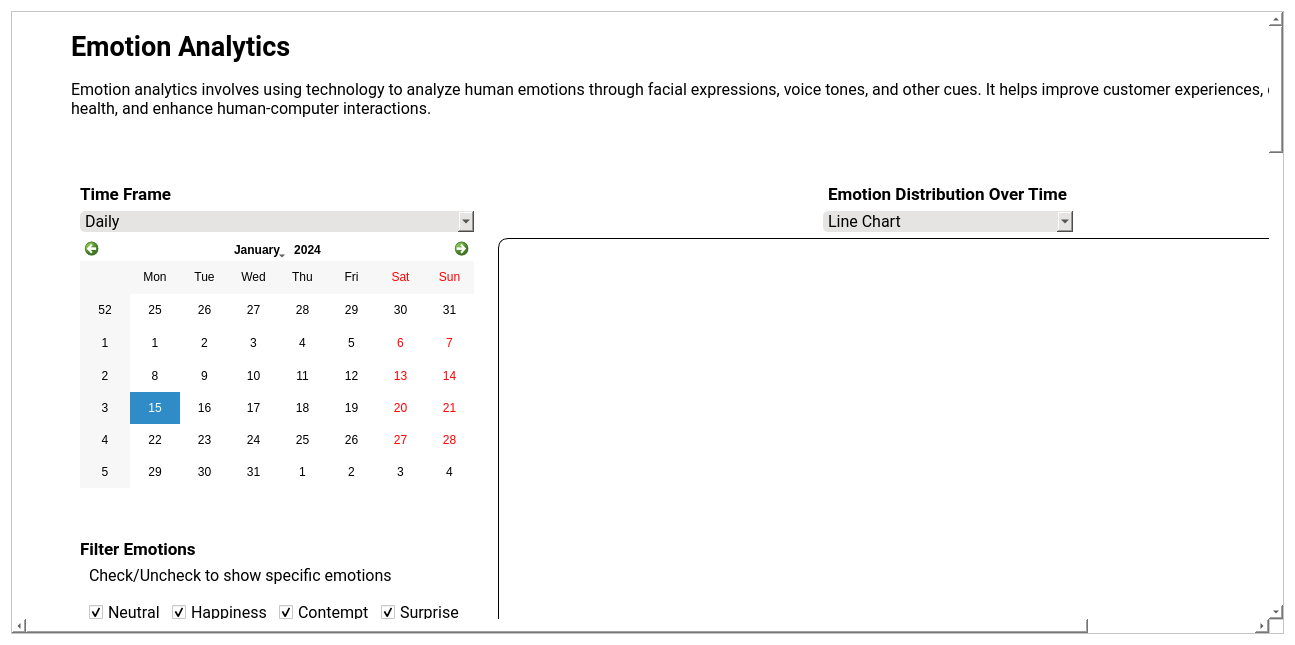
<?xml version="1.0" encoding="UTF-8"?>
<ui version="4.0">
 <class>EmotionAnalyticsWindow</class>
 <widget class="QWidget" name="EmotionAnalyticsWindow">
  <property name="geometry">
   <rect>
    <x>0</x>
    <y>0</y>
    <width>1295</width>
    <height>645</height>
   </rect>
  </property>
  <property name="windowTitle">
   <string>EmoSense</string>
  </property>
  <property name="windowIcon">
   <iconset resource="../../assets/assets.qrc">
    <normaloff>:/icons/images/icons/logo.png</normaloff>:/icons/images/icons/logo.png</iconset>
  </property>
  <property name="styleSheet">
   <string notr="true">background-color: #fff;
color: #000;
</string>
  </property>
  <layout class="QGridLayout" name="gridLayout_2">
   <item row="0" column="0">
    <widget class="QScrollArea" name="scrollArea">
     <property name="widgetResizable">
      <bool>true</bool>
     </property>
     <widget class="QWidget" name="scrollAreaWidgetContents">
      <property name="geometry">
       <rect>
        <x>0</x>
        <y>0</y>
        <width>1458</width>
        <height>2766</height>
       </rect>
      </property>
      <property name="styleSheet">
       <string notr="true">m</string>
      </property>
      <layout class="QVBoxLayout" name="verticalLayout">
       <item>
        <widget class="QWidget" name="widget" native="true">
         <layout class="QGridLayout" name="gridLayout">
          <property name="leftMargin">
           <number>50</number>
          </property>
          <property name="topMargin">
           <number>9</number>
          </property>
          <property name="rightMargin">
           <number>50</number>
          </property>
          <item row="4" column="0" colspan="2">
           <widget class="QWidget" name="widget_4" native="true">
            <layout class="QVBoxLayout" name="verticalLayout_2">
             <item>
              <widget class="QLabel" name="label_2">
               <property name="font">
                <font>
                 <family>Roboto</family>
                 <pointsize>13</pointsize>
                 <bold>true</bold>
                </font>
               </property>
               <property name="text">
                <string>Time Frame</string>
               </property>
              </widget>
             </item>
             <item>
              <widget class="QComboBox" name="comboBox_TimeFrame">
               <property name="minimumSize">
                <size>
                 <width>300</width>
                 <height>0</height>
                </size>
               </property>
               <property name="font">
                <font>
                 <family>Roboto</family>
                 <pointsize>12</pointsize>
                </font>
               </property>
               <property name="styleSheet">
                <string notr="true">background-color: #E5E4E2;
border-radius: 5px;
</string>
               </property>
               <item>
                <property name="text">
                 <string>Daily</string>
                </property>
               </item>
               <item>
                <property name="text">
                 <string>Weekly</string>
                </property>
               </item>
               <item>
                <property name="text">
                 <string>Monthly</string>
                </property>
               </item>
              </widget>
             </item>
             <item>
              <widget class="QCalendarWidget" name="calendarWidget_Date">
               <property name="minimumSize">
                <size>
                 <width>0</width>
                 <height>250</height>
                </size>
               </property>
               <property name="maximumSize">
                <size>
                 <width>16777215</width>
                 <height>16777215</height>
                </size>
               </property>
              </widget>
             </item>
             <item>
              <spacer name="verticalSpacer_4">
               <property name="orientation">
                <enum>Qt::Orientation::Vertical</enum>
               </property>
               <property name="sizeHint" stdset="0">
                <size>
                 <width>20</width>
                 <height>40</height>
                </size>
               </property>
              </spacer>
             </item>
             <item>
              <widget class="QLabel" name="label_3">
               <property name="font">
                <font>
                 <family>Roboto</family>
                 <pointsize>13</pointsize>
                 <bold>true</bold>
                </font>
               </property>
               <property name="text">
                <string>Filter Emotions</string>
               </property>
              </widget>
             </item>
             <item>
              <widget class="QLabel" name="label_4">
               <property name="font">
                <font>
                 <family>Roboto</family>
                 <pointsize>12</pointsize>
                </font>
               </property>
               <property name="styleSheet">
                <string notr="true">margin-left: 5px;</string>
               </property>
               <property name="text">
                <string>Check/Uncheck to show specific emotions</string>
               </property>
              </widget>
             </item>
             <item>
              <widget class="QWidget" name="widget_5" native="true">
               <layout class="QGridLayout" name="gridLayout_4">
                <item row="0" column="3">
                 <widget class="QCheckBox" name="checkBox_Surprise">
                  <property name="font">
                   <font>
                    <family>Roboto</family>
                    <pointsize>12</pointsize>
                   </font>
                  </property>
                  <property name="text">
                   <string>Surprise</string>
                  </property>
                  <property name="checked">
                   <bool>true</bool>
                  </property>
                 </widget>
                </item>
                <item row="1" column="3">
                 <widget class="QCheckBox" name="checkBox_Disgust">
                  <property name="font">
                   <font>
                    <family>Roboto</family>
                    <pointsize>12</pointsize>
                   </font>
                  </property>
                  <property name="text">
                   <string>Disgust</string>
                  </property>
                  <property name="checked">
                   <bool>true</bool>
                  </property>
                 </widget>
                </item>
                <item row="1" column="0">
                 <widget class="QCheckBox" name="checkBox_Anger">
                  <property name="font">
                   <font>
                    <family>Roboto</family>
                    <pointsize>12</pointsize>
                   </font>
                  </property>
                  <property name="text">
                   <string>Anger</string>
                  </property>
                  <property name="checked">
                   <bool>true</bool>
                  </property>
                 </widget>
                </item>
                <item row="0" column="1">
                 <widget class="QCheckBox" name="checkBox_Happiness">
                  <property name="font">
                   <font>
                    <family>Roboto</family>
                    <pointsize>12</pointsize>
                   </font>
                  </property>
                  <property name="text">
                   <string>Happiness</string>
                  </property>
                  <property name="checked">
                   <bool>true</bool>
                  </property>
                 </widget>
                </item>
                <item row="0" column="2">
                 <widget class="QCheckBox" name="checkBox_Contempt">
                  <property name="font">
                   <font>
                    <family>Roboto</family>
                    <pointsize>12</pointsize>
                   </font>
                  </property>
                  <property name="text">
                   <string>Contempt</string>
                  </property>
                  <property name="checked">
                   <bool>true</bool>
                  </property>
                 </widget>
                </item>
                <item row="1" column="1">
                 <widget class="QCheckBox" name="checkBox_Sadness">
                  <property name="font">
                   <font>
                    <family>Roboto</family>
                    <pointsize>12</pointsize>
                   </font>
                  </property>
                  <property name="text">
                   <string>Sadness</string>
                  </property>
                  <property name="checked">
                   <bool>true</bool>
                  </property>
                 </widget>
                </item>
                <item row="0" column="0">
                 <widget class="QCheckBox" name="checkBox_Neutral">
                  <property name="font">
                   <font>
                    <family>Roboto</family>
                    <pointsize>12</pointsize>
                   </font>
                  </property>
                  <property name="text">
                   <string>Neutral</string>
                  </property>
                  <property name="checked">
                   <bool>true</bool>
                  </property>
                 </widget>
                </item>
                <item row="1" column="2">
                 <widget class="QCheckBox" name="checkBox_Fear">
                  <property name="font">
                   <font>
                    <family>Roboto</family>
                    <pointsize>12</pointsize>
                   </font>
                  </property>
                  <property name="text">
                   <string>Fear</string>
                  </property>
                  <property name="checked">
                   <bool>true</bool>
                  </property>
                 </widget>
                </item>
               </layout>
              </widget>
             </item>
            </layout>
           </widget>
          </item>
          <item row="1" column="0" colspan="3">
           <widget class="QLabel" name="label_EmotionAnalyticsDescription">
            <property name="minimumSize">
             <size>
              <width>0</width>
              <height>60</height>
             </size>
            </property>
            <property name="font">
             <font>
              <family>Roboto</family>
              <pointsize>12</pointsize>
             </font>
            </property>
            <property name="text">
             <string>Emotion analytics involves using technology to analyze human emotions through facial expressions, voice tones, and other cues. It helps improve customer experiences, diagnose mental health, and enhance human-computer interactions.</string>
            </property>
            <property name="scaledContents">
             <bool>false</bool>
            </property>
            <property name="wordWrap">
             <bool>true</bool>
            </property>
           </widget>
          </item>
          <item row="2" column="0" colspan="3">
           <spacer name="verticalSpacer">
            <property name="orientation">
             <enum>Qt::Orientation::Vertical</enum>
            </property>
            <property name="sizeHint" stdset="0">
             <size>
              <width>20</width>
              <height>40</height>
             </size>
            </property>
           </spacer>
          </item>
          <item row="0" column="0">
           <widget class="QLabel" name="label_EmotionAnalyticsTitle">
            <property name="font">
             <font>
              <family>Roboto</family>
              <pointsize>20</pointsize>
              <bold>true</bold>
             </font>
            </property>
            <property name="text">
             <string>Emotion Analytics</string>
            </property>
           </widget>
          </item>
          <item row="5" column="0" colspan="3">
           <spacer name="verticalSpacer_5">
            <property name="orientation">
             <enum>Qt::Orientation::Vertical</enum>
            </property>
            <property name="sizeHint" stdset="0">
             <size>
              <width>20</width>
              <height>40</height>
             </size>
            </property>
           </spacer>
          </item>
          <item row="6" column="0">
           <widget class="QLabel" name="label_6">
            <property name="font">
             <font>
              <family>Roboto</family>
              <pointsize>13</pointsize>
              <bold>true</bold>
             </font>
            </property>
            <property name="text">
             <string>Summary and Recommendations</string>
            </property>
           </widget>
          </item>
          <item row="7" column="0" colspan="3">
           <widget class="QTextBrowser" name="textBrowser_SummaryAndRecommendations">
            <property name="sizePolicy">
             <sizepolicy hsizetype="Expanding" vsizetype="Expanding">
              <horstretch>0</horstretch>
              <verstretch>0</verstretch>
             </sizepolicy>
            </property>
            <property name="minimumSize">
             <size>
              <width>0</width>
              <height>2000</height>
             </size>
            </property>
            <property name="font">
             <font>
              <family>Roboto</family>
              <pointsize>12</pointsize>
             </font>
            </property>
            <property name="verticalScrollBarPolicy">
             <enum>Qt::ScrollBarPolicy::ScrollBarAlwaysOff</enum>
            </property>
            <property name="horizontalScrollBarPolicy">
             <enum>Qt::ScrollBarPolicy::ScrollBarAsNeeded</enum>
            </property>
            <property name="sizeAdjustPolicy">
             <enum>QAbstractScrollArea::SizeAdjustPolicy::AdjustIgnored</enum>
            </property>
           </widget>
          </item>
          <item row="4" column="2">
           <widget class="QWidget" name="widget_2" native="true">
            <layout class="QGridLayout" name="gridLayout_3">
             <item row="0" column="0" alignment="Qt::AlignmentFlag::AlignHCenter|Qt::AlignmentFlag::AlignVCenter">
              <widget class="QLabel" name="label">
               <property name="maximumSize">
                <size>
                 <width>16777215</width>
                 <height>21</height>
                </size>
               </property>
               <property name="font">
                <font>
                 <family>Roboto</family>
                 <pointsize>13</pointsize>
                 <bold>true</bold>
                </font>
               </property>
               <property name="text">
                <string>Emotion Distribution Over Time</string>
               </property>
              </widget>
             </item>
             <item row="1" column="0" alignment="Qt::AlignmentFlag::AlignHCenter">
              <widget class="QComboBox" name="comboBox_SelectChart">
               <property name="minimumSize">
                <size>
                 <width>250</width>
                 <height>0</height>
                </size>
               </property>
               <property name="maximumSize">
                <size>
                 <width>16777215</width>
                 <height>16777215</height>
                </size>
               </property>
               <property name="font">
                <font>
                 <family>Roboto</family>
                 <pointsize>12</pointsize>
                </font>
               </property>
               <property name="styleSheet">
                <string notr="true">background-color: #E5E4E2;
border-radius: 5px;
</string>
               </property>
               <item>
                <property name="text">
                 <string>Line Chart</string>
                </property>
               </item>
              </widget>
             </item>
             <item row="2" column="0">
              <widget class="QWidget" name="widget_ChartPlaceholder" native="true">
               <property name="minimumSize">
                <size>
                 <width>900</width>
                 <height>427</height>
                </size>
               </property>
               <property name="maximumSize">
                <size>
                 <width>16777215</width>
                 <height>427</height>
                </size>
               </property>
               <property name="styleSheet">
                <string notr="true">border: 1px solid #000;
border-radius: 10px;</string>
               </property>
               <layout class="QVBoxLayout" name="verticalLayout_3"/>
              </widget>
             </item>
            </layout>
           </widget>
          </item>
         </layout>
        </widget>
       </item>
      </layout>
     </widget>
    </widget>
   </item>
  </layout>
 </widget>
 <resources>
  <include location="../../assets/assets.qrc"/>
 </resources>
 <connections/>
</ui>
